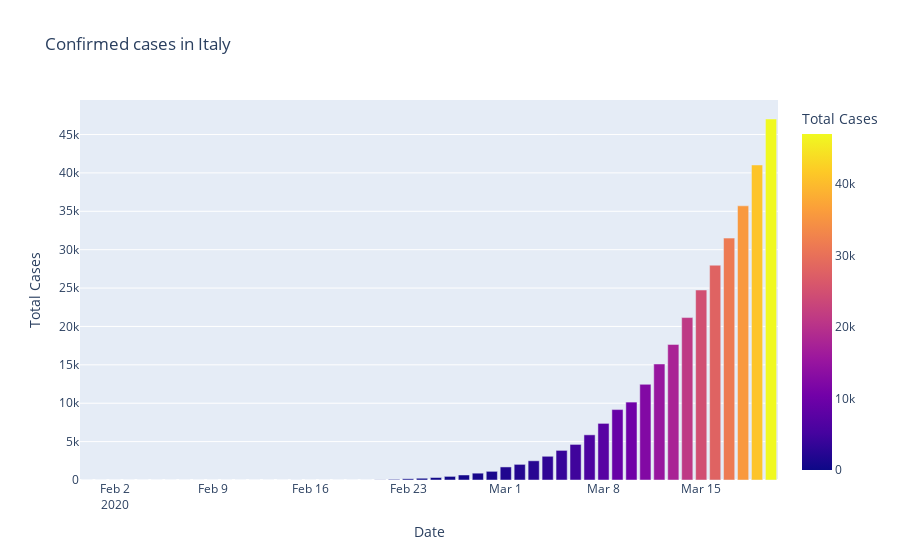
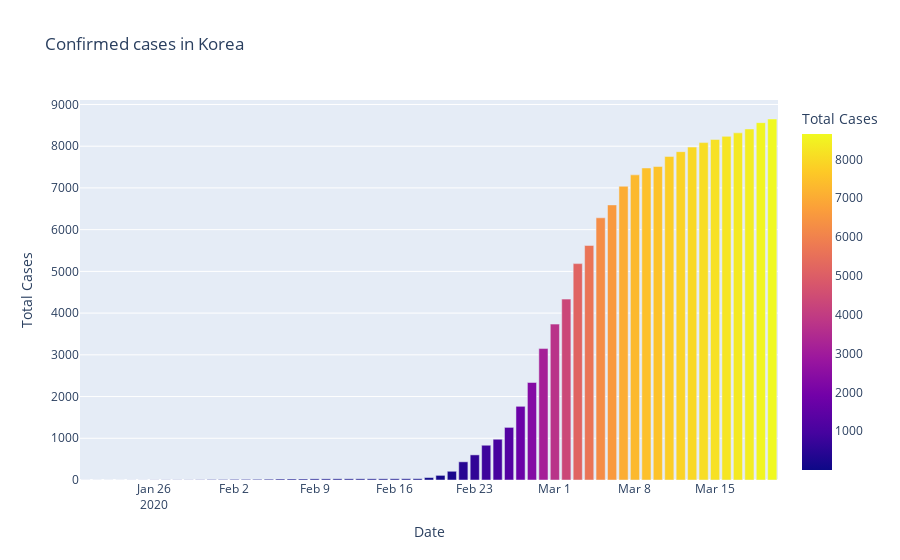
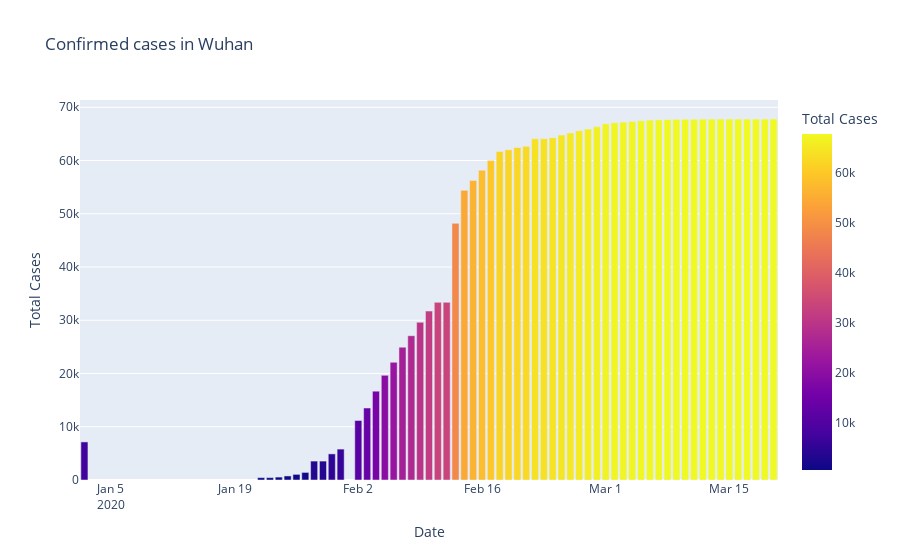

Notebook code cell kept with these figures, in order:
### Code cell
# confirmed cases in 3 different countries 
fig=px.bar(dbd_Italy, x='Date',y='Total Cases',color='Total Cases',title='Confirmed cases in Italy')
fig.show()

fig=px.bar(dbd_Korea, x='Date',y='Total Cases',color='Total Cases',title='Confirmed cases in Korea')
fig.show()

fig=px.bar(dbd_Wuhan, x='Date',y='Total Cases',color='Total Cases',title='Confirmed cases in Wuhan')
fig.show()
